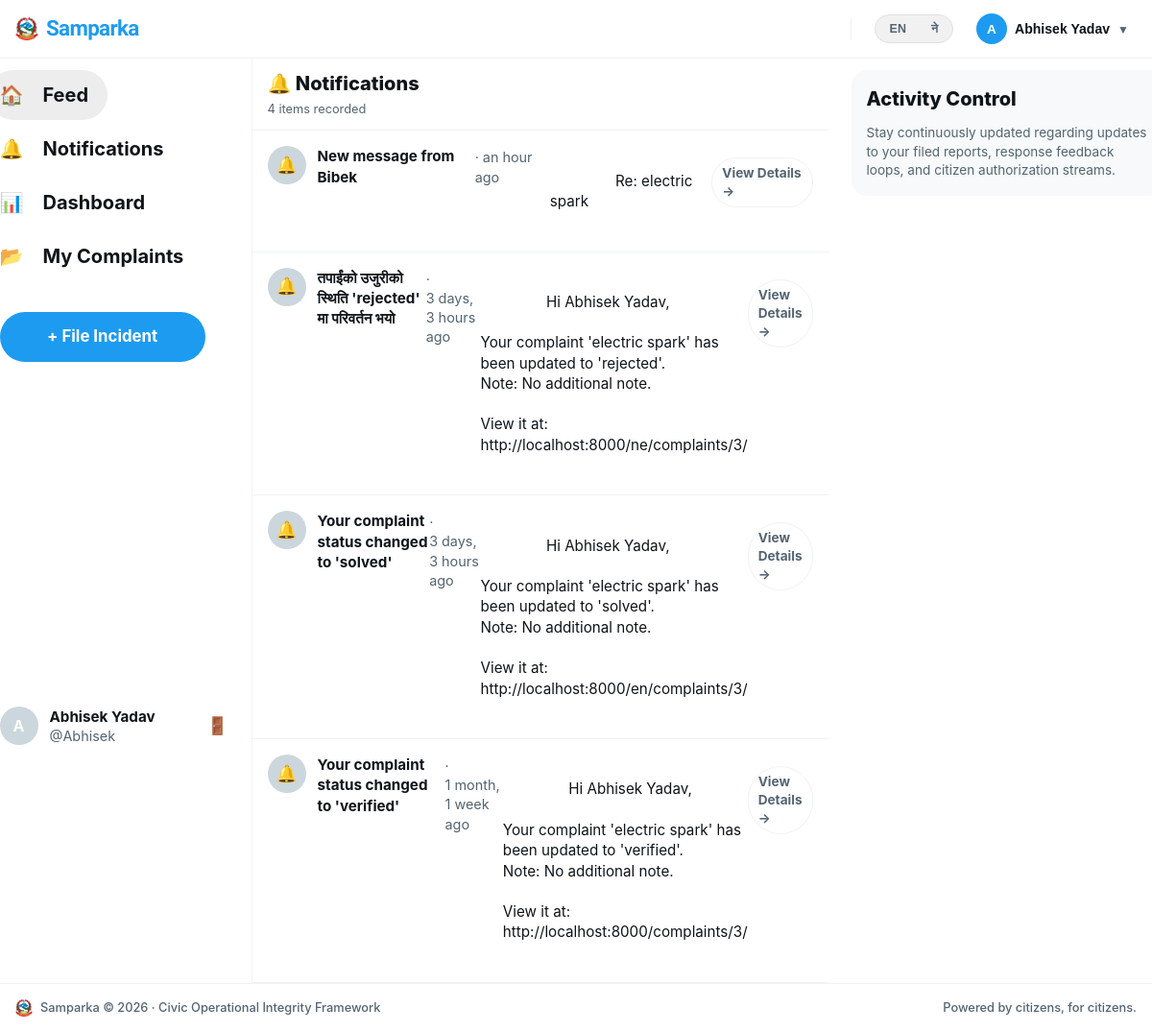
/accounts/notifications/ (signed in), run on the app's committed database.
### accounts/models.py (models this page shows, shortened)
class User(AbstractUser):
    avatar = models.ImageField(upload_to='avatars/', null=True, blank=True)
    bio = models.TextField(max_length=300, blank=True)
    district = models.CharField(max_length=100, blank=True)
    ward = models.CharField(max_length=100, blank=True)
    phone = models.CharField(max_length=15, blank=True)
    is_verified = models.BooleanField(default=False)
    role = models.CharField(          # ← now inside the class
        max_length=20,
        choices=ROLE_CHOICES,
        default="user"
    )
    @property
    def display_name(self):
        if self.first_name:
            return f"{self.first_name} {self.last_name}".strip()
        return self.username

### complaints/models.py (models this page shows, shortened)
class Notification(models.Model):
    recipient  = models.ForeignKey('accounts.User', on_delete=models.CASCADE, related_name='notifications')
    title      = models.CharField(max_length=200)
    body       = models.TextField()
    link       = models.CharField(max_length=300, blank=True)
    is_read    = models.BooleanField(default=False)
    created_at = models.DateTimeField(auto_now_add=True)
    class Meta:
        ordering = ['-created_at']

### accounts/views.py (the view)
# urls.py: path('notifications/',                      views.notifications_view,    name='notifications'),
@login_required
def notifications_view(request):
    request.user.notifications.filter(is_read=False).update(is_read=True)
    notifications = request.user.notifications.all()
    return render(request, 'accounts/notifications.html', {'notifications': notifications})

### accounts/context_processors.py (called while the page is built)
def notifications(request):
    if request.user.is_authenticated:
        return {
            'unread_count': request.user.notifications.filter(is_read=False).count()
        }
    return {'unread_count': 0}

### accounts/templates/accounts/notifications.html (shortened to what this page needs)
{% extends "base.html" %}
{% load humanize %}
{% load i18n %}
{% block content %}
<div class="x-workspace-container">
<aside class="x-panel-left">
    <div class="x-sticky-scroll-box">
      <nav class="x-v-nav">
        <a href="{% url 'complaints:feed' %}" class="x-v-link active">
          <span class="x-v-icon">🏠</span>
          <span class="x-v-label">{% trans "Feed" %}</span>
        </a>
        <a href="{% url 'accounts:notifications' %}" class="x-v-link">
          <span class="x-v-icon" style="position:relative;">
            🔔
          </span>
          <span class="x-v-label">{% trans "Notifications" %}</span>
        </a>
        {% if user.is_authenticated %}
          <a href="{% url 'accounts:role_redirect' %}" class="x-v-link">
            <span class="x-v-icon">📊</span>
            <span class="x-v-label">{% trans "Dashboard" %}</span>
          </a>
          <a href="{% url 'complaints:my_complaints' %}" class="x-v-link">
            <span class="x-v-icon">📂</span>
            <span class="x-v-label">{% trans "My Complaints" %}</span>
          </a>
        {% endif %}
      </nav>
      {% if user.is_authenticated %}
        <div style="padding: 0 12px; margin-top: 16px;">
          <a href="{% url 'complaints:create' %}" class="x-v-post-btn" style="text-decoration: none; text-align: center; display: block;">
            + {% trans "File Incident" %}
          </a>
        </div>
      {% endif %}
        {% if user.is_authenticated %}
      <div class="x-v-profile-anchor">
        <a href="{% url 'accounts:profile' username=user.username %}" class="x-v-profile-info" style="text-decoration:none;">
          {% if user.avatar %}
            <img src="{{ user.avatar.url }}" class="complaint-author-avatar" />
          {% else %}
            <span class="complaint-author-avatar">{{ user.username|first|upper }}</span>
          {% endif %}
          <div class="x-v-profile-text">
            <span class="x-v-display-name">{{ user.display_name|default:user.username }}</span>
            <span class="x-v-username">@{{ user.username }}</span>
          </div>
        </a>
        <a href="{% url 'accounts:logout' %}" class="x-v-logout-trigger" title="{% trans 'Log Out' %}" style="text-decoration:none;">🚪</a>
      </div>
      {% endif %}
    </div>
  </aside>
  <main class="x-panel-center" style="border-right: none !important;">
    <div class="x-center-filter-row" style="position: static; display: flex; justify-content: space-between; align-items: center;">
      <div>
        <h2 style="font-size: 1.25rem; font-weight: 800; margin: 0; color: var(--text-main);">🔔 {% trans "Notifications" %}</h2>
        <span style="font-size: 0.8rem; color: var(--text-muted);">
          {{ notifications|length }} {% trans "items recorded" %}
        </span>
      </div>
    </div>
    <div class="x-feed-stream-container">
      {% for notif in notifications %}
        <div class="notif-card {% if not notif.is_read %}unread{% endif %}">
          <div class="complaint-card-header" style="gap: 12px; display: flex; align-items: flex-start;">
            <span class="complaint-author-avatar" style="background: {% if notif.is_read %}var(--border-color, #eff3f4){% else %}#e8f5fe{% endif %}; font-size: 1.1rem; min-width: 40px;">
              🔔
            </span>
            <div class="complaint-meta" style="flex: 1;">
              <div style="display: flex; align-items: center; gap: 8px; flex-wrap: wrap;">
                <span class="complaint-author-name" style="font-size: 0.95rem; font-weight: 700; color: var(--text-main);">
                  {{ notif.title }}
                </span>
              </div>
              <div class="complaint-timestamp" style="margin-top: 2px;">
                {{ notif.created_at|naturaltime }}
              </div>
              <div class="complaint-desc" style="display: block; -webkit-line-clamp: unset; margin-top: 8px; color: var(--text-main); font-size: 0.95rem; line-height: 1.4;">
                {{ notif.body }}
              </div>
              {% if notif.link %}
                <div style="margin-top: 12px;">
                  <a href="{{ notif.link }}" class="x-pill-action-btn" style="text-decoration: none; display: inline-block; padding: 6px 14px; font-size: 0.85rem; font-weight: 700; border: 1px solid var(--border-color); background: #fff; color: var(--text-main);">
                    {% trans "View Details" %} →
                  </a>
                </div>
              {% endif %}
            </div>
          </div>
        </div>
      {% endfor %}
    </div>
  </main>
  <aside class="x-panel-right">
    <div class="x-sticky-scroll-box">
      <section class="x-right-panel-widget">
        <h4 class="x-widget-panel-title">{% trans "Activity Control" %}</h4>
        <p style="font-size: 0.85rem; color: var(--text-muted); line-height: 1.45; margin: 0;">
          {% trans "Stay continuously updated regarding updates to your filed reports, response feedback loops, and citizen authorization streams." %}
        </p>
      </section>
    </div>
  </aside>
</div>
{% endblock %}

### templates/base.html (shortened to what this page needs)
<!DOCTYPE html>
<html lang="{{ LANGUAGE_CODE }}">
<head>
  {% load static %}
  {% load i18n %}
  <link rel="stylesheet" href="https://unpkg.com/leaflet@1.9.4/dist/leaflet.css" />
  <link rel="stylesheet" href="{% static 'css/main.css' %}?v=105" />
  <link rel="stylesheet" href="{% static 'css/footer.css' %}?v=105" />
</head>
<body>
{% get_current_language as CURRENT_LANGUAGE %}
<div class="x-app-wrapper" style="display: flex; flex-direction: column; min-height: 100vh;">
  <header class="x-global-header">
    <div class="x-header-inner">
<a href="{% url 'complaints:feed' %}" class="x-header-brand" style="text-decoration: none; display: flex; align-items: center; gap: 8px;">
  <img src="/media/complaints/images/nepal-emblem.png" alt="{% trans 'Nepal Emblem' %}" width="24" height="24" style="object-fit: contain;">
  <span class="x-brand-text" style="font-family: 'Sora', sans-serif; font-weight: 800; font-size: 1.4rem; letter-spacing: -0.03em; color: var(--accent-blue, #1d9bf0);">
    {% if CURRENT_LANGUAGE == 'ne' %}सम्पर्क{% else %}Samparka{% endif %}
  </span>
</a>
      <div class="x-header-links">
        <div class="x-header-actions-group">
          <form action="{% url 'set_language' %}" method="post" class="lang-switch" id="lang-form-auth">
  <input type="hidden" name="language" id="lang-input-auth" value="{% get_current_language as CURRENT_LANGUAGE %}{{ CURRENT_LANGUAGE }}">
  <div class="lang-toggle">
    <button type="button" class="lang-option {% if CURRENT_LANGUAGE == 'en' %}active{% endif %}" onclick="switchLanguage(this, 'en')">EN</button>
    <button type="button" class="lang-option {% if CURRENT_LANGUAGE == 'ne' %}active{% endif %}" onclick="switchLanguage(this, 'ne')">ने</button>
  </div>
</form>
          {% if user.is_authenticated %}
            <div class="nav-user-menu">
              <button class="nav-user-btn" onclick="toggleUserMenu(this, event)" style="background: none; border: none; display: flex; align-items: center; gap: 8px; cursor: pointer; padding: 4px 8px; border-radius: 999px; transition: background 0.2s;" onmouseover="this.style.background='var(--bg-subtle)'" onmouseout="this.style.background='none'">
                {% if user.avatar %}
                  <img src="{{ user.avatar.url }}" alt="{{ user.username }}" style="width: 32px; height: 32px; border-radius: 50%; object-fit: cover; border: 1px solid var(--border-color);" />
                {% else %}
                  <span style="width: 32px; height: 32px; border-radius: 50%; background: var(--accent-blue, #1d9bf0); display: inline-flex; align-items: center; justify-content: center; font-weight: 800; color: #ffffff; font-size: 0.85rem;">{{ user.username|first|upper }}</span>
                {% endif %}
                <span class="nav-username" style="font-weight: 700; font-size: 0.88rem; color: var(--text-main, #0f1419); max-width: 110px; overflow: hidden; text-overflow: ellipsis; white-space: nowrap;">{{ user.display_name }}</span>
                <span style="font-size: 0.75rem; color: var(--text-muted); padding-top: 2px;">▼</span>
              </button>
            </div>
          {% endif %}
        </div>
      </div>
    </div>
  </header>
  <main class="main-content" style="flex: 1 0 auto; display: flex; flex-direction: column;">
    {% block content %}{% endblock %}
  </main>
  <footer class="footer" style="background-color: #ffffff; border-top: 1px solid var(--border-color, #eff3f4); padding: 16px 0; flex-shrink: 0;">
    <div class="container footer-inner" style="max-width: 1250px; margin: 0 auto; padding: 0 16px; display: flex; align-items: center; justify-content: space-between; font-size: 0.8rem; color: var(--text-muted, #536471);">
      <div style="display: flex; align-items: center; gap: 8px;">
        <img src="/media/complaints/images/nepal-emblem.png" alt="{% trans 'Nepal Emblem' %}" width="18" height="18" style="object-fit: contain;">
        <span style="font-weight: 500;">Samparka &copy; 2026 &middot; {% trans "Civic Operational Integrity Framework" %}</span>
      </div>
      <div style="font-weight: 500;">{% trans "Powered by citizens, for citizens." %}</div>
    </div>
  </footer>
</div>
</body>
</html>

### static/css/footer.css (style rules this page uses)
.footer { border-top: 1px solid var(--border-color); background: var(--bg-subtle); padding: 1.25rem 1rem; margin-top: auto; width: 100%; box-sizing: border-box; }
.footer-inner { display: flex; align-items: center; gap: 0.75rem; font-size: 0.85rem; color: var(--text-muted); max-width: 1232px; margin: 0 auto; }

### templates/base.html (style rules this page uses)
.x-global-header { position: sticky !important; top: 0 !important; z-index: 1000 !important; background-color: rgba(255, 255, 255, 0.95); backdrop-filter: blur(8px); border-bottom: 1px solid var(--border-color, #eff3f4); }
.x-header-inner { display: flex; align-items: center; justify-content: space-between; max-width: 1250px; margin: 0 auto; padding: 0 16px; height: 60px; }
.x-header-links { display: flex; align-items: center; gap: 24px; }
.x-header-actions-group { display: flex; align-items: center; gap: 16px; }
.nav-user-menu { position: relative; display: inline-block; }

### accounts/templates/accounts/notifications.html (style rules this page uses)
.x-global-header { position: sticky !important; top: 0 !important; z-index: 1000 !important; }
.notif-card { border-bottom: 1px solid var(--border-color); padding: 16px; background: #ffffff; transition: background-color 0.2s ease; }

### data on the page
User: username|first "A", display_name "Abhisek Yadav", username "Abhisek"
Notification: title "New message from Bibek", created_at "an hour ago", body "Re: electric spark"
Notification: title "तपाईंको उजुरीको स्थिति 'rejected' मा परिवर्तन भयो", created_at "3 days, 3 hours ago", body "Hi Abhisek Yadav, Your complaint 'electric spark' has been updated to 'rejected'. Note: No additional note. View it at: http://localhost:8000/ne/complaints/3/"
Notification: title "Your complaint status changed to 'solved'", created_at "3 days, 3 hours ago", body "Hi Abhisek Yadav, Your complaint 'electric spark' has been updated to 'solved'. Note: No additional note. View it at: http://localhost:8000/en/complaints/3/"
Notification: title "Your complaint status changed to 'verified'", created_at "1 month, 1 week ago", body "Hi Abhisek Yadav, Your complaint 'electric spark' has been updated to 'verified'. Note: No additional note. View it at: http://localhost:8000/complaints/3/"

### other printed values
{{ notifications|length }} "4"
